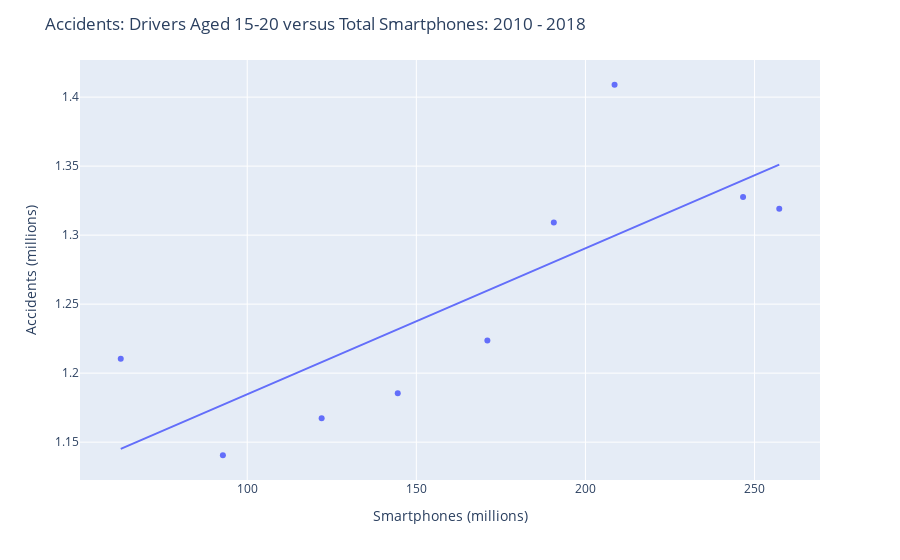

Here is the notebook cell this chart was saved with:
### Code cell
smartphones=total_smartphones

accidents=younger_drivers2

fig = px.scatter(all_accident_graph_df, x=smartphones, y=accidents, trendline="ols")

# Edit the layout
fig.update_layout(title='Accidents: Drivers Aged 15-20 versus Total Smartphones: 2010 - 2018 ',
                   xaxis_title='Smartphones (millions)',
                   yaxis_title='Accidents (millions)')

fig.show()

results = px.get_trendline_results(fig)
print(results)

### Figure 1 — Plotly figure (JSON) as saved in the notebook; plotly's stock layout.template omitted (floating-point values rounded to 4 significant figures)
{"data": [{"hoverlabel": {"namelength": 0}, "hovertemplate": "x=%{x}<br>y=%{y}", "legendgroup": "", "marker": {"color": "#636efa", "symbol": "circle"}, "mode": "markers", "name": "", "showlegend": false, "type": "scatter", "x": [62.6, 92.8, 122, 144.5, 171, 190.6, 208.6, 246.6, 257.3], "xaxis": "x", "y": [1.21, 1.141, 1.167, 1.186, 1.224, 1.309, 1.409, 1.328, 1.319], "yaxis": "y"}, {"hoverlabel": {"namelength": 0}, "hovertemplate": "<b>OLS trendline</b><br>y = 0.001058 * x + 1.078853<br>R<sup>2</sup>=0.618578<br><br>x=%{x}<br>y=%{y} <b>(trend)</b>", "legendgroup": "", "marker": {"color": "#636efa", "symbol": "circle"}, "mode": "lines", "name": "", "showlegend": false, "type": "scatter", "x": [62.6, 92.8, 122, 144.5, 171, 190.6, 208.6, 246.6, 257.3], "xaxis": "x", "y": [1.145, 1.177, 1.208, 1.232, 1.26, 1.281, 1.3, 1.34, 1.351], "yaxis": "y"}], "layout": {"legend": {"tracegroupgap": 0}, "margin": {"t": 60}, "title": {"text": "Accidents: Drivers Aged 15-20 versus Total Smartphones: 2010 - 2018 "}, "xaxis": {"anchor": "y", "domain": [0, 1], "title": {"text": "Smartphones (millions)"}}, "yaxis": {"anchor": "x", "domain": [0, 1], "title": {"text": "Accidents (millions)"}}}}
